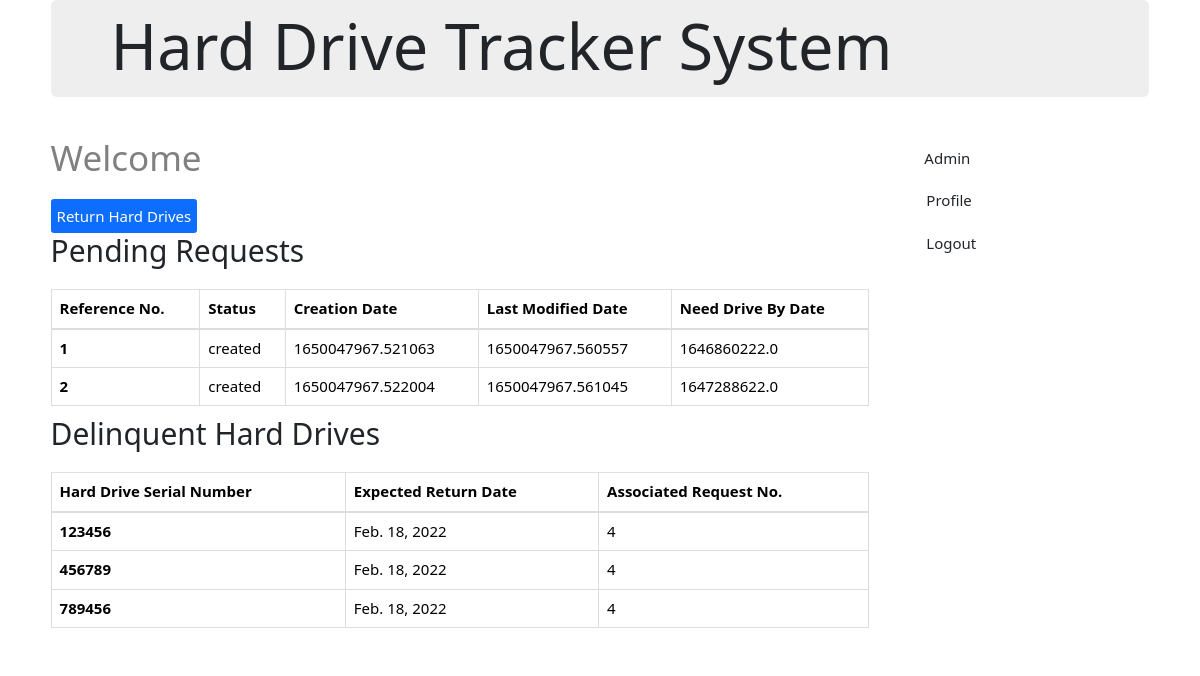
/ (signed in), run on the app's committed database.
### main/models/request.py (models this page shows)
class Request(models.Model):
    class Request_Status(models.TextChoices):
        CREATED = "created"
        FORECASTED = "forecasted"
        CONFIRMED = "confirmed"
        APPROVED = "approved"
        DECLINED = "declined"
        DELIVERED = "delivered"
        FULLFILLED = "fullfilled"
        PARTIAL_RETURNED = "partial-returned"
        CLOSED = "closed"
        CANCELED = "cancelled"
        ARCHIVED = "archived"
        OVERDUE = "overdue"
    request_reference_no = models.AutoField(primary_key=True)
    request_reference_no_year = UnixTimeStampField(auto_now_add=True,default=0.0)
    request_status = models.CharField(max_length = 50, choices= Request_Status.choices, default=Request_Status.CREATED)
    request_creation_date = UnixTimeStampField(auto_now_add=True,default=0.0)
    request_last_modifed_date = UnixTimeStampField(auto_now=True,default=0.0)
    need_drive_by_date = UnixTimeStampField(max_length = 50)
    comment = models.TextField(blank = True)
    user = models.ForeignKey(settings.AUTH_USER_MODEL, default=1, on_delete=models.CASCADE)
    class Meta:
        verbose_name_plural = "Request"

### main/models/hard_drive.py (models this page shows, shortened)
class HardDrive(models.Model):
    class Classification(models.TextChoices):
        CLASSIFIED = "classified"
        UNCLASSIFIED = "unclassified"
    class BootTestStatus(models.TextChoices):
        PASS = "pass"
        FAILED = "failed"
    class ConnectionPort(models.TextChoices):
        SATA = "SATA"
        M2 = "M.2"
    class Status(models.TextChoices):
        ASSIGNED = 'Assigned'
        AVAILABLE = 'Available'
        END_OF_LIFE = 'End of Life'
        MASTER = 'Master Clone'
        PENDING_WIPE = 'Pending Wipe'
        DESTROYED = "Destroyed"
        LOST = 'Lost'
        OVERDUE = 'Overdue'
        PICKED_UP = 'Picked Up'
        RETUREND = 'Returned'
        PENDING_CLASSIFICATION_CHANGE_APPROVAL = 'Pending Classification Change Approval'
    create_date = models.DateField(default=timezone.now, blank=True)
    serial_number = models.CharField(max_length=100)
    manufacturer = models.CharField(blank=True, max_length=100)
    model_number = models.CharField(blank=True, max_length=100)
    hard_drive_type = models.CharField(max_length=100)
    connection_port = models.CharField(max_length=100)
    hard_drive_size = models.CharField(max_length=100)
    classification = models.CharField(max_length=50, choices=Classification.choices,
                                        default=Classification.UNCLASSIFIED)
    justification_for_classification_change = models.TextField(default='')
    hard_drive_image = models.CharField(blank=True, max_length=100)
    image_version_id = models.CharField(max_length=100)
    boot_test_status = models.CharField(max_length=50, choices=BootTestStatus.choices,
                                            default=BootTestStatus.PASS)
    boot_test_expiration = models.DateField(default=timezone.now, blank=True )
    status = models.CharField(max_length=100, choices=Status.choices, default=Status.AVAILABLE)
    justification_for_hard_drive_status_change = models.TextField(blank=True)
    issue_date = models.DateField(blank=True)
    expected_hard_drive_return_date = models.DateField(default=timezone.now, blank=True)
    justification_for_hard_drive_return_date = models.TextField(blank=True)
    actual_return_date = models.DateField(blank=True)
    modified_date = models.DateField(default=timezone.now, blank=True)
    modifier = models.ForeignKey(settings.AUTH_USER_MODEL, default=1, on_delete=models.CASCADE)
    request = models.ForeignKey(Request,
                    on_delete=models.CASCADE, null=True, blank=True, related_name="hard_drives")
    class Meta:
        verbose_name_plural = "Hard Drive"

### main/views/views.py (the view, shortened to what this page needs)
# urls.py: path('', views.index, name='index'),
@login_required(login_url='main:login')
def index(request):
    if is_maintainer(request) | request.user.is_staff:
        return maintainer.home(request)

### main/templatetags/has_group.py (called while the page is built)
@register.filter(name='has_group')
def has_group(user, group_name):
    print("Has=Group")
    if user.groups.filter(name="Maintainer").exists():
        if group_name == "Requestor" and user.mock_group_is == UserProfile.MockGroupIs.REQUESTOR:
            return True
        return group_name=="Maintainer" and user.mock_group_is == UserProfile.MockGroupIs.MAINTAINER
    return user.groups.filter(name=group_name).exists()

### main/views/maintainer.py (called while the page is built)
@login_required(login_url='main:login')
@group_required('Maintainer')
def home(request):
    requests = Request.objects.filter(request_status = Request.Request_Status.CREATED)
    overdue_requests = Request.objects.filter(request_status = Request.Request_Status.OVERDUE)
    deliquent_drives = HardDrive.objects.none()
    for r in overdue_requests:
        deliquent_drives |= HardDrive.objects.filter(request=r)
    context = {
        "deliquent_drives" : deliquent_drives,
        "requests" : requests,
    }
    return render(request, 'maintainer/home.html', context)

### main/views/views.py (called while the page is built)
def is_maintainer(request):
    print(request.user.username)
    user = UserProfile.objects.get(username=request.user.username)
    print(user.groups.filter(name='Maintainer').exists())
    print(user.mock_group_is == UserProfile.MockGroupIs.MAINTAINER)
    return (user.mock_group_is == UserProfile.MockGroupIs.MAINTAINER) and (user.groups.filter(name='Maintainer').exists())

### main/templates/maintainer/home.html (shortened to what this page needs)
{% extends "main/base.html" %}
{% block content %}
<h2 style="color:grey;">Welcome</h2> <br>
<a class="btn btn-primary" href="#" role="button">Return Hard Drives</a>
<h3>Pending Requests</h3>
<table class="table table-bordered">
  <thead>
    <tr>
      <th scope="col">Reference No.</th>
      <th scope="col">Status</th>
      <th scope="col">Creation Date</th>
      <th scope="col">Last Modified Date</th>
      <th scope="col">Need Drive By Date</th>
    </tr>
  </thead>
  <tbody>
    {% for request in requests %}
      <tr>
        <th scope="row">{{ request.request_reference_no }}</th>
        <td>{{ request.request_status }}</td>
        <td>{{ request.request_creation_date }}</td>
        <td>{{ request.request_last_modifed_date }}</td>
        <td>{{ request.need_drive_by_date }}</td>
      </tr>
    {% empty %}
      <h3>You have no requests at the moment</h3>
    {% endfor %}
  </tbody>
</table>
<h3>Delinquent Hard Drives</h3>
<table class="table table-bordered">
  <thead>
    <tr>
      <th scope="col">Hard Drive Serial Number</th>
      <th scope="col">Expected Return Date</th>
      <th scope="col">Associated Request No.</th>
    </tr>
  </thead>
  <tbody>
    {% for drive in deliquent_drives %}
      <tr>
        <th scope="row">{{ drive.serial_number }}</th>
        <td>{{ drive.expected_hard_drive_return_date }}</td>
        <td>{{ drive.request.request_reference_no }}</td>
      </tr>
    {% empty %}
      <h3>No delinquent hard drives at the moment</h3>
    {% endfor %}
  </tbody>
</table>
{% endblock %}

### main/templates/main/base.html (shortened to what this page needs)
<!DOCTYPE html>
<html lang="en">
<head>
  {% load static %}
  <link rel="stylesheet" href="https://maxcdn.bootstrapcdn.com/bootstrap/3.4.1/css/bootstrap.min.css">
  <link href="/docs/5.0/dist/css/bootstrap.min.css" rel="stylesheet">
  <link href="https://cdn.jsdelivr.net/npm/bootstrap@5.1.3/dist/css/bootstrap.min.css" rel="stylesheet">
</head>
<body>
  <div class="container-fluid">
    <div class="row no-gutters">
      <main class="content">
        <div class="jumbotron">
          <h1>Hard Drive Tracker System</h1>
        </div>
        <div class="row py-3">
          <div class="col">
            {% block content %}
            {% endblock %}
          </div>
          {% include "components/sidebar.html" %}
        </div>
      </main>
    </div>
  </div>
</body>
</html>

### main/templates/components/sidebar.html (shortened to what this page needs)
<div class="col-3" id="sticky-sidebar" style="width: 280px;">
    <div class"sticky-top">
        <ul class="nav nav-pills flex-column mb-auto">
            {% load has_group %}
            {% if request.user.is_staff %}
            <li class="nav-item">
            <a href="/admin" class="nav-link link-dark" aria-current="page">
                <svg class="bi me-2" width="16" height="16"><use xlink:href="#home"></use></svg>
                Admin
            </a>
            </li>
            {% endif %}
            <li class="nav-item">
            <a href="{% url 'main:view_profile' %}" class="nav-link
            {% url 'main:view_profile' as the_url%}
            {% if request.path == the_url %}
            active
            {% else %}
            link-dark
            {% endif %}
            " aria-current="page">
                <svg class="bi me-2" width="16" height="16"><use xlink:href="#home"></use></svg>
                Profile
            </a>
            </li>
            <li class="nav-item">
            <a href="{% url 'main:logout' %}" class="nav-link link-dark" aria-current="page">
                <svg class="bi me-2" width="16" height="16"><use xlink:href="#home"></use></svg>
                Logout
            </a>
            </li>
        </ul>
    </div>
  </div>

### main/templates/main/base.html (style rules this page uses)
.tableFixHead th, td { padding: 8px 16px; }
.jumbotron { padding-top: 8px; padding-bottom: 8px; }
.btn { padding: 5px 5px; font-size: 1.5rem }
.content { display: flex; flex-direction: column; flex: 4; margin-left:3%; margin-right:3%; }
th, td, li { font-size: 1.5rem; }
h3 { font-size: 3rem; }
h2 { font-size: 3.5rem; }

### data on the page
Request: request_reference_no "1", request_status "created", request_creation_date "1650047967.521063", request_last_modifed_date "1650047967.560557", need_drive_by_date "1646860222.0"
Request: request_reference_no "2", request_status "created", request_creation_date "1650047967.522004", request_last_modifed_date "1650047967.561045", need_drive_by_date "1647288622.0"
HardDrive: serial_number "123456", expected_hard_drive_return_date "Feb. 18, 2022", request.request_reference_no "4"
HardDrive: serial_number "456789", expected_hard_drive_return_date "Feb. 18, 2022", request.request_reference_no "4"
HardDrive: serial_number "789456", expected_hard_drive_return_date "Feb. 18, 2022", request.request_reference_no "4"
